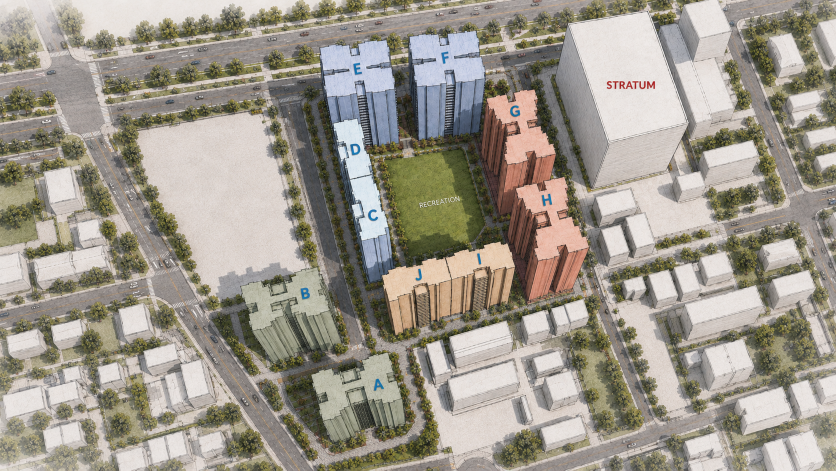
#> input picture the-universe-venus/v3/deploy/assets/masterplan/master-plan-src.png, 1672 x 941 px, found by its file name (shown at 1/2 size)
$ python grade.py
#> lines starting #> are read from the running program, lines starting #| are printed output that depends on the picture
#!/usr/bin/env python3
"""Safe cinematic color-grade of the master plan. Pixel-for-pixel geometry preserved.
Operations: S-curve contrast, saturation boost, warm golden tone, radial vignette,
warm top light gradient, clarity (unsharp local-contrast), final upscale to ~2400px wide."""
import numpy as np
from PIL import Image, ImageFilter

SRC = "/Users/mi1k/universe-work/assets/masterplan/master-plan-src.png"
OUT = "/Users/mi1k/universe-work/assets/masterplan/master-plan-graded.jpg"
OUT_W = 2400

img = Image.open(SRC).convert("RGB")
#> img is the input picture: PIL image 1672x941 RGB; mean R, G, B 157.4, 151.4, 139.9
W, H = img.size
#> W = 1672; H = 941
a = np.asarray(img).astype(np.float32) / 255.0  # HxWx3 in 0..1

# ---------- 1. Sigmoidal S-curve contrast (gentle) ----------
# emulate magick -sigmoidal-contrast 3,50%
contrast = 3.0
mid = 0.5
def sigmoid(x, c, m):
#> called with c = 3, m = 0.5
    num = 1.0/(1.0+np.exp(c*(m-x))) - 1.0/(1.0+np.exp(c*m))
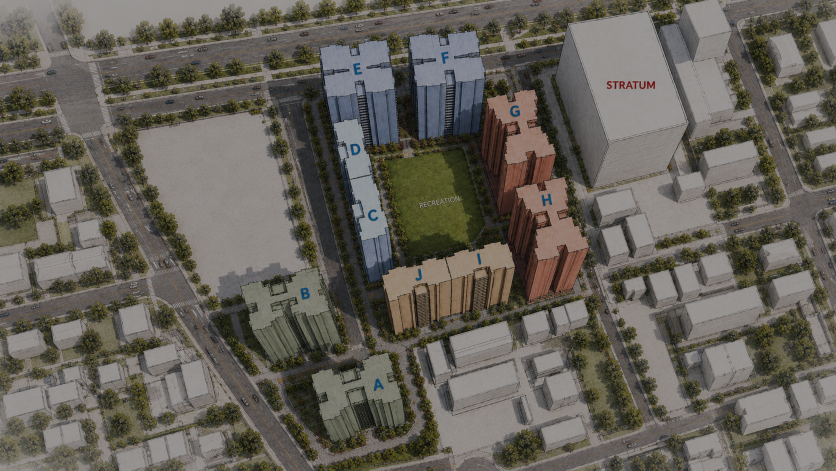
#> num: shape (941, 1672, 3) float32 (shown at 1/2 size); mean R, G, B 0.398, 0.382, 0.351
    den = 1.0/(1.0+np.exp(c*(m-1.0))) - 1.0/(1.0+np.exp(c*m))
    return num/den
a = sigmoid(a, contrast, mid)
a = np.clip(a, 0, 1)

# ---------- 2. Saturation boost (+~18%) ----------
lum = (0.299*a[...,0] + 0.587*a[...,1] + 0.114*a[...,2])[...,None]
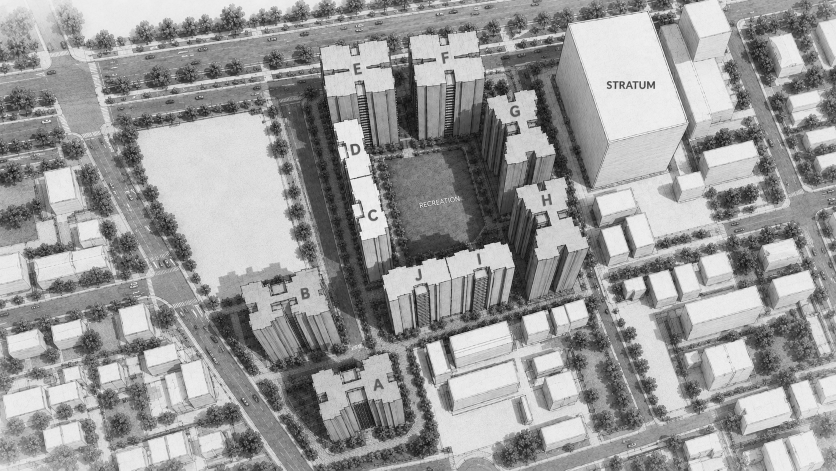
#> lum: shape (941, 1672, 1) float32 (shown at 1/2 size); min 0.00575, max 1, mean 0.603
sat = 1.18
a = lum + (a - lum) * sat
a = np.clip(a, 0, 1)

# ---------- 3. Warm golden-hour tone (subtle colorize toward #ffe6b0 ~6%) ----------
warm = np.array([255, 230, 176], dtype=np.float32)/255.0
mix = 0.06
a = a*(1-mix) + warm[None,None,:]*mix
# slight extra warmth: lift R, gently pull B
a[...,0] = np.clip(a[...,0]*1.015, 0, 1)
a[...,2] = np.clip(a[...,2]*0.985, 0, 1)

# ---------- 4. Radial vignette (soft, multiply) ----------
yy, xx = np.mgrid[0:H, 0:W].astype(np.float32)
cx, cy = W/2.0, H/2.0
#> cx = 836; cy = 470.5
# normalized elliptical radius
r = np.sqrt(((xx-cx)/(W*0.62))**2 + ((yy-cy)/(H*0.62))**2)
vig = 1.0 - 0.30*np.clip(r-0.45, 0, 1)**1.6   # full bright center, darken outer ~30%
vig = np.clip(vig, 0.62, 1.0)[...,None]
a = a * vig
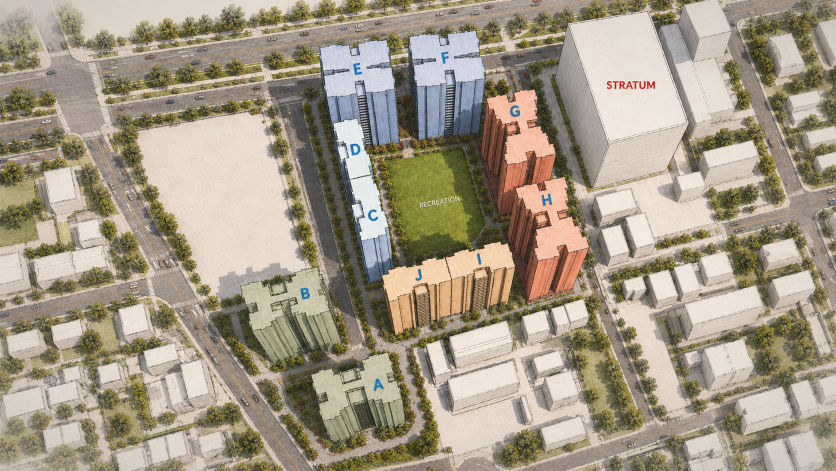
#> a: shape (941, 1672, 3) float32 (shown at 1/2 size); mean R, G, B 0.64, 0.598, 0.525

# ---------- 5. Warm top light gradient (softlight-ish, faint) ----------
grad = np.clip(1.0 - (yy/H)/0.85, 0, 1)[...,None]   # 1 at top -> 0 lower
top_warm = np.array([255, 217, 140], dtype=np.float32)/255.0
strength = 0.10
# screen-style blend weighted by gradient so it only warms/lifts the top
a = a + (1-a) * (top_warm[None,None,:]) * (grad*strength)
a = np.clip(a, 0, 1)

out = Image.fromarray((a*255.0+0.5).astype(np.uint8), "RGB")

# ---------- 6. Clarity / local-contrast (unsharp 0x1+0.6) ----------
blur = out.filter(ImageFilter.GaussianBlur(radius=1.0))
ob = np.asarray(out).astype(np.float32)
bb = np.asarray(blur).astype(np.float32)
amount = 0.6
sharp = ob + amount*(ob-bb)
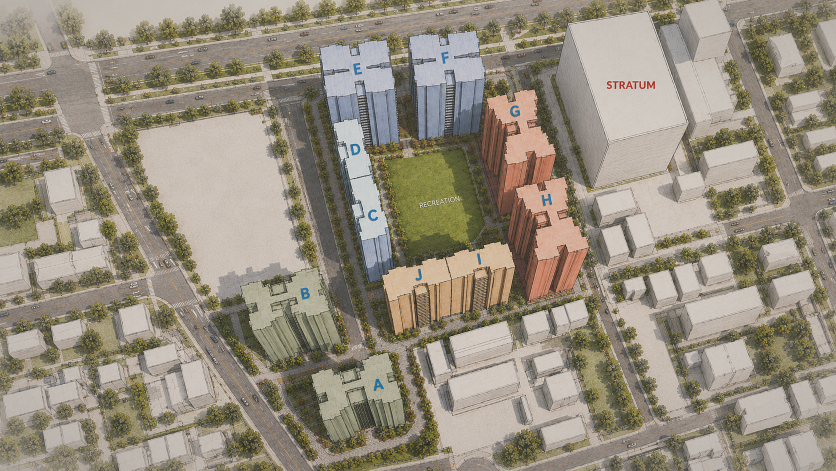
#> sharp: shape (941, 1672, 3) float32 (shown at 1/2 size); mean R, G, B 167.3, 156.6, 137; drawn with min black and max white
out = Image.fromarray(np.clip(sharp,0,255).astype(np.uint8), "RGB")

# ---------- 7. Upscale to ~2400px wide ----------
new_h = int(round(H * OUT_W / W))
#> new_h = 1351
out = out.resize((OUT_W, new_h), Image.LANCZOS)
#> out: PIL image 2400x1351 RGB

out.save(OUT, "JPEG", quality=90)
print("WROTE", OUT, out.size)
#| WROTE /Users/mi1k/universe-work/assets/masterplan/master-plan-graded.jpg (2400, 1351)

$ run again, with the-universe-venus/v3/deploy/assets/masterplan/universe-plan-src.png copied over the-universe-venus/v3/deploy/assets/masterplan/master-plan-src.png
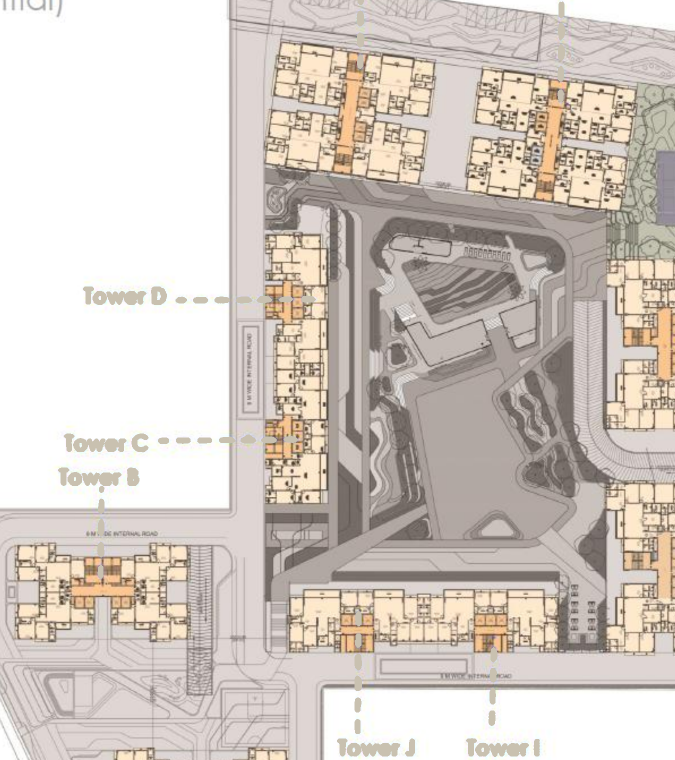
#> input picture the-universe-venus/v3/deploy/assets/masterplan/universe-plan-src.png, 1350 x 1520 px, found by its file name (shown at 1/2 size)
#> img is the input picture: PIL image 1350x1520 RGB; mean R, G, B 210.2, 201.2, 193.8
#> in sigmoid, `num = 1.0/(1.0+np.exp(c*(m-x))) - 1.0/(1.0+np.exp(c*m))`:
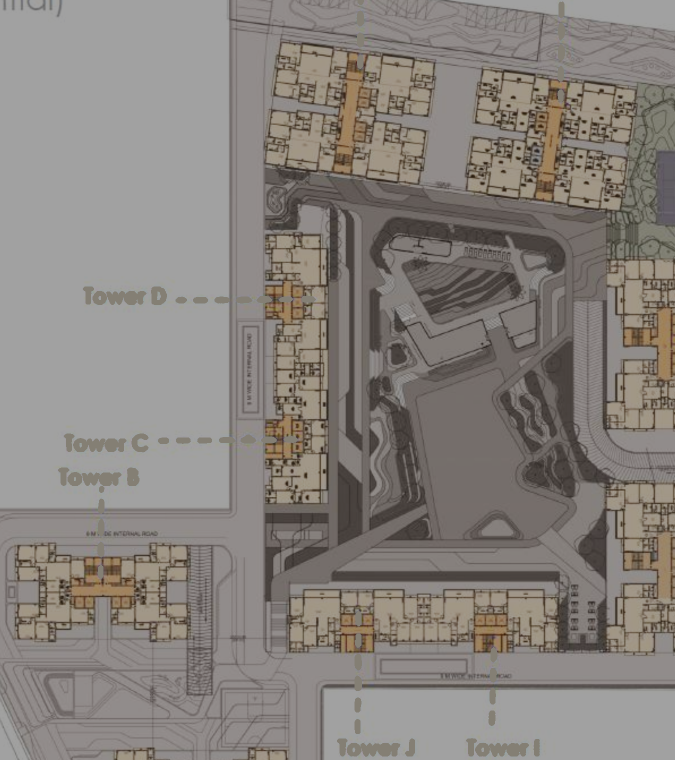
#> num: shape (1520, 1350, 3) float32 (shown at 1/2 size); mean R, G, B 0.53, 0.51, 0.492
#> `sharp = ob + amount*(ob-bb)`:
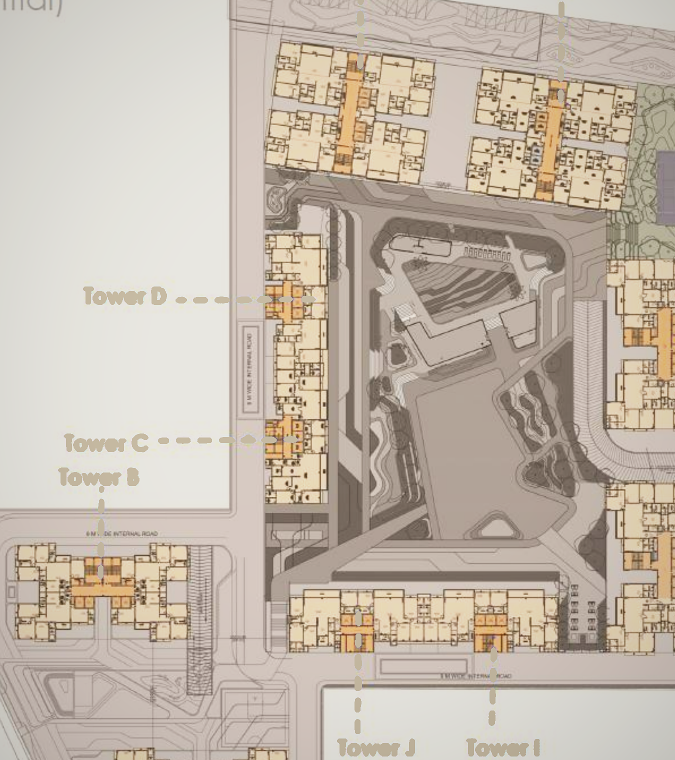
#> sharp: shape (1520, 1350, 3) float32 (shown at 1/2 size); mean R, G, B 214.5, 201.6, 185.9; drawn with min black and max white
#| WROTE /Users/mi1k/universe-work/assets/masterplan/master-plan-graded.jpg (2400, 2702)

$ run again, with the-universe-venus/v3/deploy/assets/masterplan/master-plan-realism.jpg saved as the-universe-venus/v3/deploy/assets/masterplan/master-plan-src.png
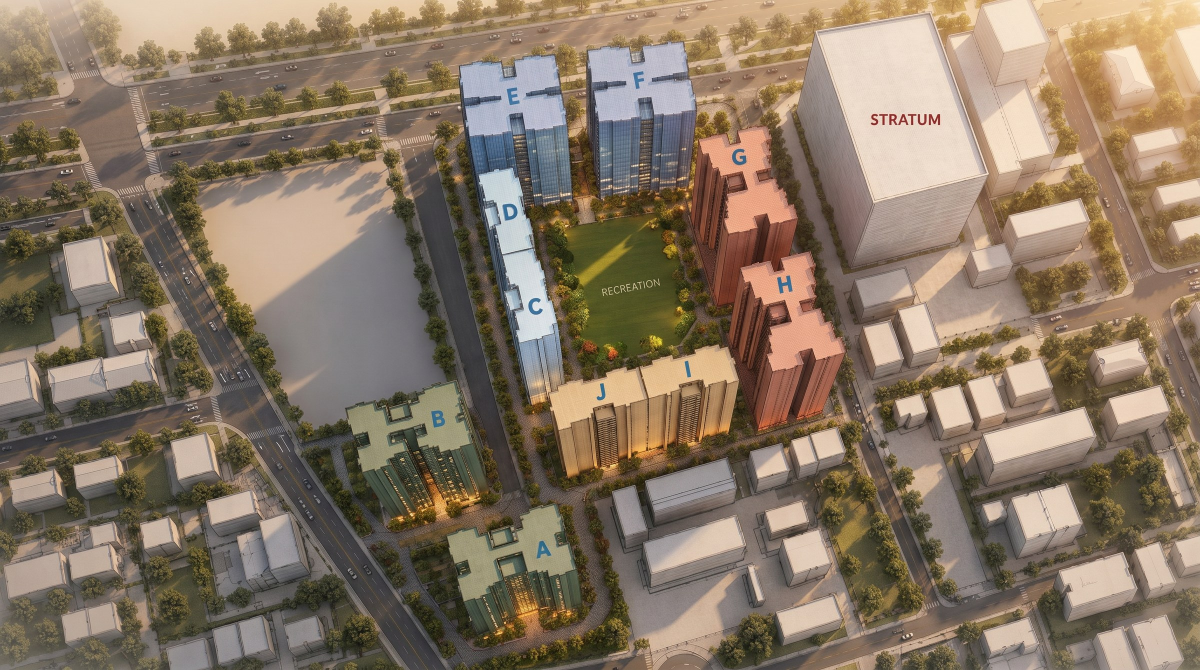
#> input picture the-universe-venus/v3/deploy/assets/masterplan/master-plan-realism.jpg, 2400 x 1340 px, found by its file name (shown at 1/2 size)
#> img is the input picture: PIL image 2400x1340 RGB; mean R, G, B 135.6, 118.9, 100.2
#> in sigmoid, `num = 1.0/(1.0+np.exp(c*(m-x))) - 1.0/(1.0+np.exp(c*m))`:
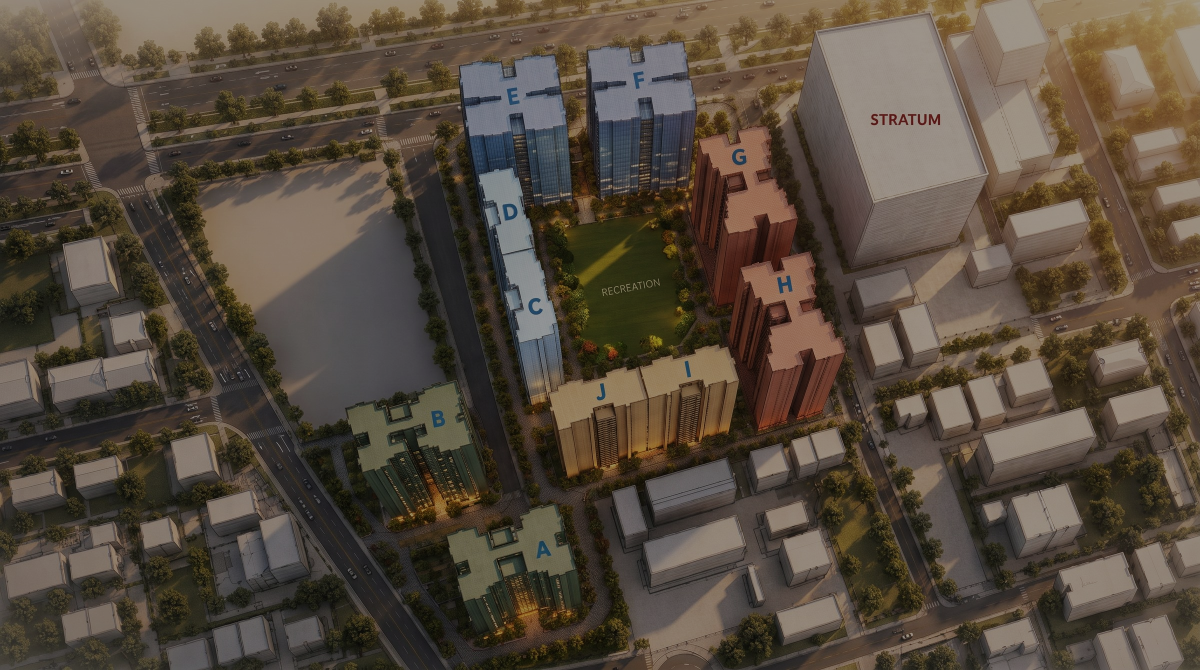
#> num: shape (1340, 2400, 3) float32 (shown at 1/2 size); mean R, G, B 0.338, 0.293, 0.243
#> `lum = (0.299*a[...,0] + 0.587*a[...,1] + 0.114*a[...,2])[...,None]`:
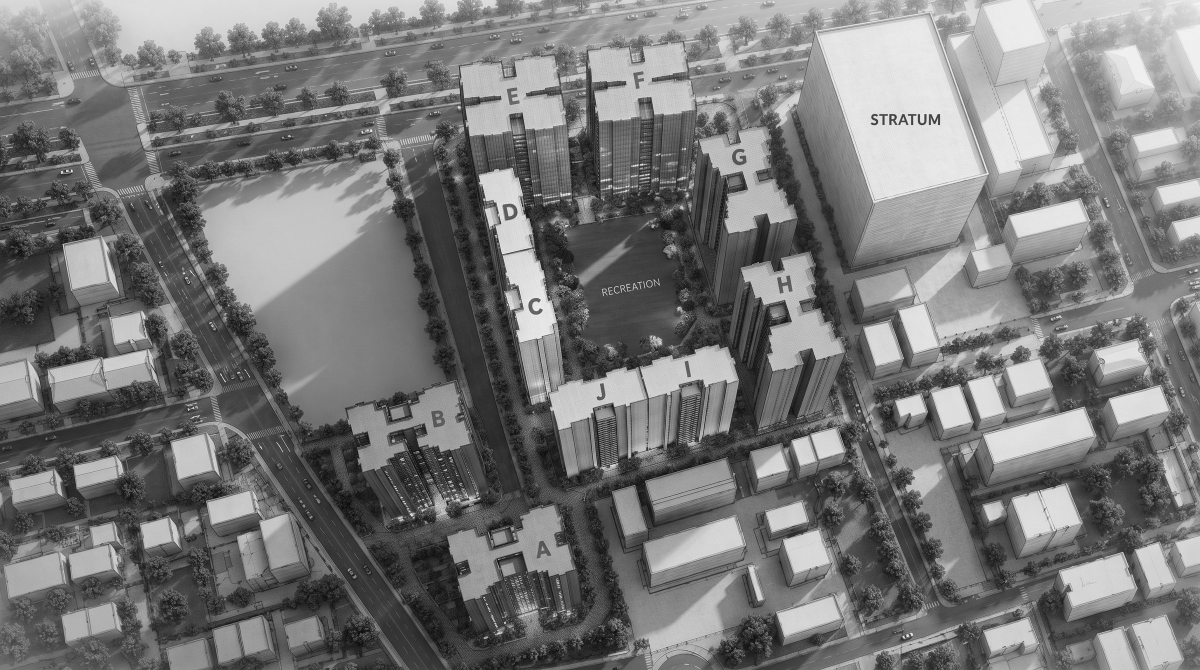
#> lum: shape (1340, 2400, 1) float32 (shown at 1/2 size); min 0.0126, max 0.993, mean 0.473
#| WROTE /Users/mi1k/universe-work/assets/masterplan/master-plan-graded.jpg (2400, 1340)
